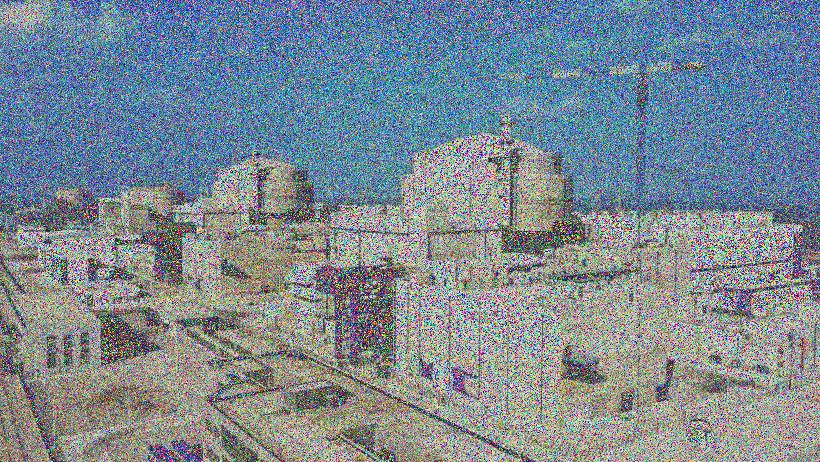
//> input picture noisy_image.jpg, 820 x 462 px
$ ./Qt_window   (built with g++ and OpenCV 4)
//> lines starting //> are read from the running program, lines starting //| are printed output that depends on the picture; after the words box and inside, x2 and y2 are one past the last pixel; in counts of white or black regions, pixels touching at a corner belong together
### Qt_window/MultipleImageWindow.h
/**
 * Mutliple Image Window
 *
 * This class create a window with multiple images showed on it
 * in a grid with optional titles each one
 *
 * @author: David Millan Escriva
 * @email: david.millan@damiles.com
 *
 */

#ifndef MIW_h
#define MIW_h

#include <string>
#include <iostream>
using namespace std;

// OpenCV includes
#include <opencv2/imgproc.hpp>
#include <opencv2/highgui.hpp>
using namespace cv;

class MultipleImageWindow
{
public:
    /**
     * Constructor
     * Create new window with a max of cols*row images
     *
     * @param string window_title
     * @param int cols number of cols
     * @param int rows number of rows
     * @param int flags see highgui window documentation
     */
    MultipleImageWindow(string window_title, int cols, int rows, int flags);

    /**
     * Add new image to stack of window
     * @param Mat image
     * @param string title caption of image to show
     * @return int position of image in stack
     */
    int addImage(string title, Mat image, bool render = false);

    /**
     * Remove a image from position n
     */
    void removeImage(int pos);

    /**
     * Render/redraw/update window
     */
    void render();

private:
    int cols;
    int rows;
    int canvas_width;
    int canvas_height;
    string window_title;
    vector<string> titles;
    vector<Mat> images;
    Mat canvas;
};


#endif

### Qt_window/MultipleImageWindow.cpp
#include "MultipleImageWindow.h"

MultipleImageWindow::MultipleImageWindow(string window_title, int cols, int rows, int flags)
{
    this->window_title = window_title;
    this->cols = cols;
    this->rows = rows;
    namedWindow(window_title, flags);
    // ToDo: detect resolution of desktop and show fullresolution canvas
    this->canvas_width = 1200;
    this->canvas_height = 700;
    this->canvas = Mat(this->canvas_height, this->canvas_width, CV_8UC3);
    imshow(this->window_title, this->canvas);
}

int MultipleImageWindow::addImage(string title, Mat image, bool render)
{
    this->titles.push_back(title);
    this->images.push_back(image);
    if (render)
        this->render();
    return this->images.size() - 1;
}

// [5 lines left out: function removeImage, not called in this run]

void MultipleImageWindow::render()
{
    // Clean our canvas
    this->canvas.setTo(Scalar(20, 20, 20));
    // width and height of cell. add 10 px of padding between images
    int cell_width = (canvas_width / cols);
    int cell_height = (canvas_height / rows);
    int margin = 10;
    int max_images = (this->images.size() > cols * rows) ? cols * rows : this->images.size();
    int i = 0;
    vector<string>::iterator titles_it = this->titles.begin();
    for (vector<Mat>::iterator it = this->images.begin(); it != this->images.end(); ++it)
    {
        string title = *titles_it;
        int cell_x = (cell_width) * ((i) % cols);
        int cell_y = (cell_height)*floor((i) / (float)cols);
        Rect mask(cell_x, cell_y, cell_width, cell_height);
        // Draw a rectangle for each cell mat
        rectangle(canvas, Rect(cell_x, cell_y, cell_width, cell_height), Scalar(200, 200, 200), 1);
        //For each cell draw an image if exists
        Mat cell(this->canvas, mask);
        // resize image to cell size
        Mat resized;
        double cell_aspect = (double)cell_width / (double)cell_height;
        Mat img = *it;
        double img_aspect = (double)img.cols / (double)img.rows;
        double f = (cell_aspect < img_aspect) ? (double)cell_width / (double)img.cols : (double)cell_height / (double)img.rows;
        resize(img, resized, Size(0, 0), f, f);
        if (resized.channels() == 1) {
            cvtColor(resized, resized, COLOR_GRAY2BGR);
        }

        // Assign the image
        Mat sub_cell(this->canvas, Rect(cell_x, cell_y, resized.cols, resized.rows));
        resized.copyTo(sub_cell);
        putText(cell, title.c_str(), Point(20, 20), FONT_HERSHEY_SIMPLEX, 0.5, Scalar(200, 0, 0), 1, LINE_AA);
        i++;
        ++titles_it;
        if (i == max_images)
            break;
    }

    // show image
    imshow(this->window_title, this->canvas);
}

### Qt_window/Qt_window.cpp
// Qt_window.cpp : 此文件包含 "main" 函数。程序执行将在此处开始并结束。
// ConsoleApplication1.cpp : 此文件包含 "main" 函数。程序执行将在此处开始并结束。
/*右键单击项目，选择“属性”。
在属性窗口中，选择“VC++ 目录” -> “包含目录”，然后添加 D:\Software\OpenCV\build\include 路径，以包含 OpenCV 的头文件。
选择“链接器” -> “常规” -> “附加库目录”，然后添加 D:\Software\OpenCV\build\x64\vc17\lib 路径，以包含 OpenCV 的库文件。
选择“链接器” -> “输入” -> “附加依赖项”，然后添加 opencv_core.lib。添加库文件路径：

在“附加库目录”字段中，添加OpenCV库文件的路径。这些库文件通常位于OpenCV安装目录的 lib 文件夹中。
点击字段右侧的下拉箭头，然后选择“编辑”。
在弹出的窗口中，添加OpenCV库文件的路径，然后点击“确定”。*/
/*opencv_world490d.lib
opencv_img_hash490d.lib,不能同时带xxd.lib和xx.lib,需要单独添加根据Debug和Release模式不同配置不同*/

#include<iostream>
#include<string>
#include<sstream>
#include <opencv2/opencv.hpp>
#include <opencv2/xfeatures2d.hpp>
#include<opencv2/highgui.hpp>
#include<opencv2/core.hpp>
#include<opencv2/opencv_modules.hpp>
#include<opencv2/imgproc.hpp>
#include<math.h>
#include <memory>
#include <filesystem>
//#include "resource.h"
#include "MultipleImageWindow.h"
using namespace cv;
using namespace std;
shared_ptr<MultipleImageWindow> miw;
#if _DEBUG
#pragma comment(lib,"opencv_world454d.lib")
#else
#pragma comment(lib,"opencv_world454.lib")
#endif // _DEBUG


// [345 lines of commented-out code are left out]

static Scalar randomColor(RNG& rng)
{
    auto icolor = (unsigned)rng;
    return Scalar(icolor & 255, (icolor >> 8) & 255, (icolor >> 16) & 255);
}

/**
 * Calcualte image pattern from an input image
 * @param img Mat input image to calculate the light pattern
 * @return a Mat pattern image
 */
// [7 lines left out: function calculateLightPattern, not called in this run]

/**
 * Calcualte image pattern from an input image
 * @param img Mat input image to calculate the light pattern
 * @return a Mat pattern image
 */
/*
Mat calculateLightPattern(Mat img)
{
    Mat pattern;
    // Basic and effective way to calculate the light pattern from one image
    blur(img, pattern, Size(img.cols / 3, img.cols / 3));
    return pattern;
}
*/

// [23 lines left out: function ConnectedComponents, not called in this run]
// [38 lines of commented-out code are left out]

// [45 lines left out: function ConnectedComponentsStats, not called in this run]


void FindContoursBasic(Mat img)
{
    vector<vector<Point> > contours;
    findContours(img, contours, RETR_EXTERNAL, CHAIN_APPROX_SIMPLE);
    Mat output = Mat::zeros(img.rows, img.cols, CV_8UC3);
    // Check the number of objects detected
    if (contours.size() == 0) {
        cout << "No objects detected" << endl;
        return;
    }
    else {
        cout << "Number of objects detected: " << contours.size() << endl;
    }
    RNG rng(0xFFFFFFFF);
    for (auto i = 0; i < contours.size(); i++)
        drawContours(output, contours, i, randomColor(rng));
    //imshow("Result", output);
    miw->addImage("Result", output);
}


/**
 * Remove th light and return new image without light
 * @param img Mat image to remove the light pattern
 * @param pattern Mat image with light pattern
 * @return a new image Mat without light
 */
// [21 lines left out: function removeLight, not called in this run]
// [25 lines of commented-out code are left out]

int main(int argc, const char** argv) {

    Mat img= imread("D:\\Users\\xfq\\source\\repos\\Qt_window\\noisy_image.jpg", 0);
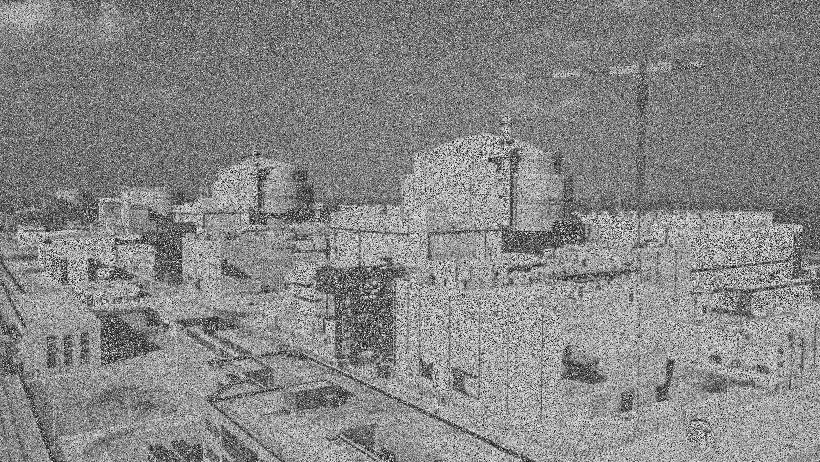
//> img: 462 rows x 820 cols, CV_8UC1; min 0, max 255, mean 134.3

    // Create the Multiple Image Window
    miw = make_shared<MultipleImageWindow>("Main window", 3, 2, WINDOW_AUTOSIZE);

    // Remove noise
    Mat img_noise, img_box_smooth;
    medianBlur(img, img_noise, 3);
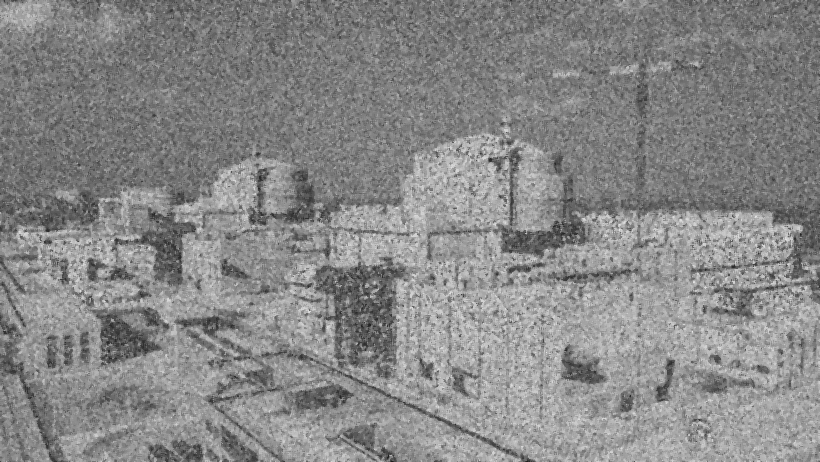
//> img_noise: 462 rows x 820 cols, CV_8UC1; min 28, max 233, mean 135.5
    blur(img, img_box_smooth, Size(3, 3));
    // [10 lines of commented-out code are left out]
    Mat light_pattern;
    if (light_pattern.data == NULL) {
        // Calculate light pattern
        blur(img_noise, light_pattern, Size(img.cols / 3, img.cols / 3));
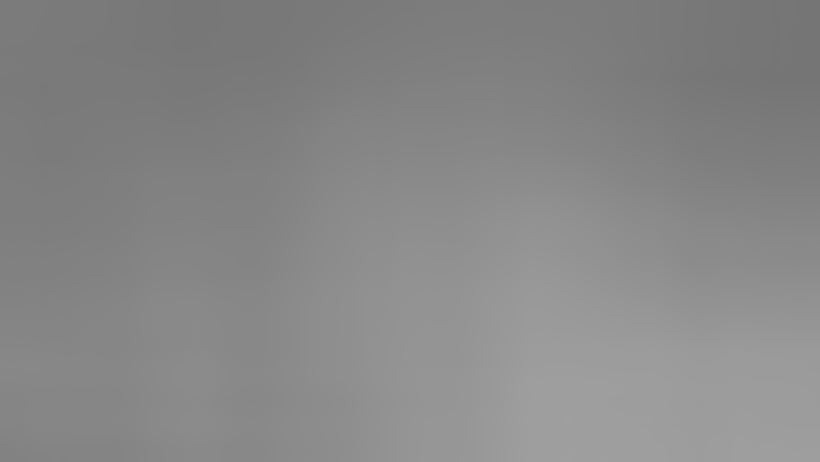
//> light_pattern: 462 rows x 820 cols, CV_8UC1; min 117, max 159, mean 135.5
    }
    medianBlur(light_pattern, light_pattern, 3);
//> light_pattern: 462 rows x 820 cols, CV_8UC1; 0.09% of pixels changed, all inside (x1, y1, x2, y2) = (1, 0, 819, 461)
    int method_light =2;
        //Apply the light pattern
        Mat img_no_light;
        img_noise.copyTo(img_no_light);
        if (method_light != 2) {
            img_no_light = removeLight(img_noise, light_pattern, method_light);
        }


        // Binarize image for segment
        Mat img_thr;
        if (method_light != 2) {
            threshold(img_no_light, img_thr, 30, 255, THRESH_BINARY);

        }
        else {
            threshold(img_no_light, img_thr, 100, 255, THRESH_BINARY_INV);//140, 255,
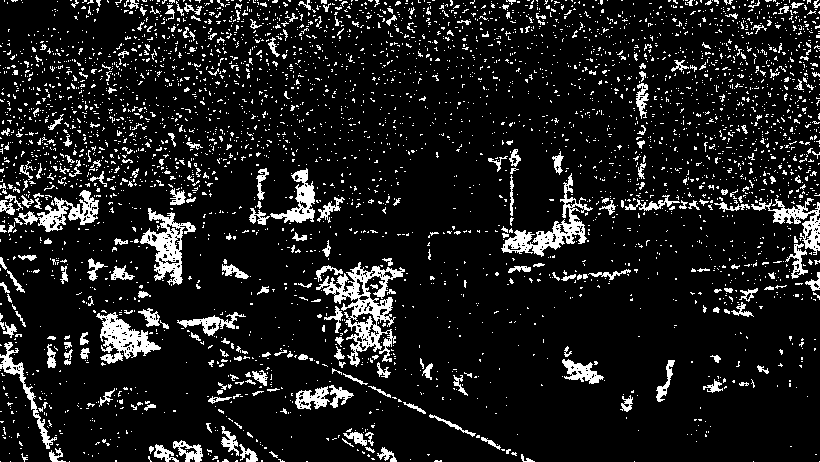
//> img_thr: 462 rows x 820 cols, CV_8UC1; 11% white; 4098 white regions (3829 under 20 px)

        }
        //img_thr.convertTo(img_thr, CV_8U);
        //cout << "Image type: " << img_thr.type() << endl;
        // Show images
        miw->addImage("Input", img);
        miw->addImage("Input without noise", img_noise);
        //miw->addImage("Input without noise with box smooth", img_box_smooth);
        miw->addImage("Light Pattern", light_pattern);
        //imshow("Light pattern", light_pattern);
        //imshow("No Light", img_no_light);
        miw->addImage("No Light", img_no_light);
        miw->addImage("Threshold", img_thr);
        int method_seg = 3;

        switch (method_seg) {
        case 1:
            ConnectedComponents(img_thr);
            break;
        case 2:
            ConnectedComponentsStats(img_thr);


          break;
        case 3:
            FindContoursBasic(img_thr);
//> in FindContoursBasic, `findContours(img, contours, RETR_EXTERNAL, CHAIN_APPROX_SIMPLE);`: contours = 4095 contours, 3975 with area under 20; largest, box (x1, y1, x2, y2) and area: (316, 262, 405, 367) 2894, (140, 208, 196, 285) 1610, (501, 173, 593, 257) 1599, (96, 312, 161, 364) 1398, (18, 190, 99, 232) 1071
//| Number of objects detected: 4095
//> the loop in FindContoursBasic, `for (auto i = 0; i < contours.size(); i++)` made 4095 passes
//> icolor in randomColor on passes 1 to 3: 130063606, 3003295397, 3870020839
//> after the loop in FindContoursBasic, `for (auto i = 0; i < contours.size(); i++)`:
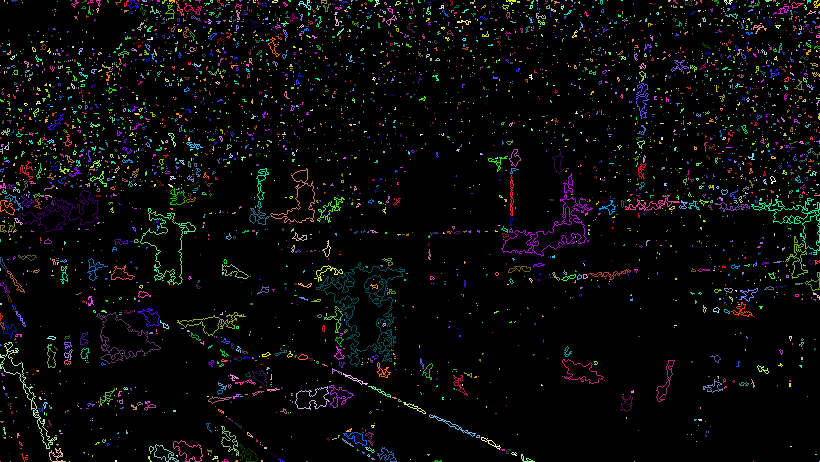
//> output: 462 rows x 820 cols, CV_8UC3; mean B, G, R 9.3, 8.9, 8.8
            break;
        }


        miw->render();
//> in render, `int max_images = (this->images.size() > cols * rows) ? cols * rows : t..`: max_images = 6
//> the loop in render, `for (vector<Mat>::iterator it = this->images.begin(); it != this->imag..` made 6 passes
//> pass 1, in render, `resize(img, resized, Size(0, 0), f, f);`:
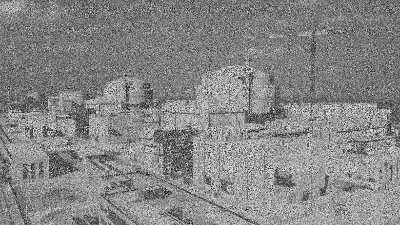
//> resized: 225 rows x 400 cols, CV_8UC1; min 6, max 248, mean 134.4
//> after the loop in render, `for (vector<Mat>::iterator it = this->images.begin(); it != this->imag..`:
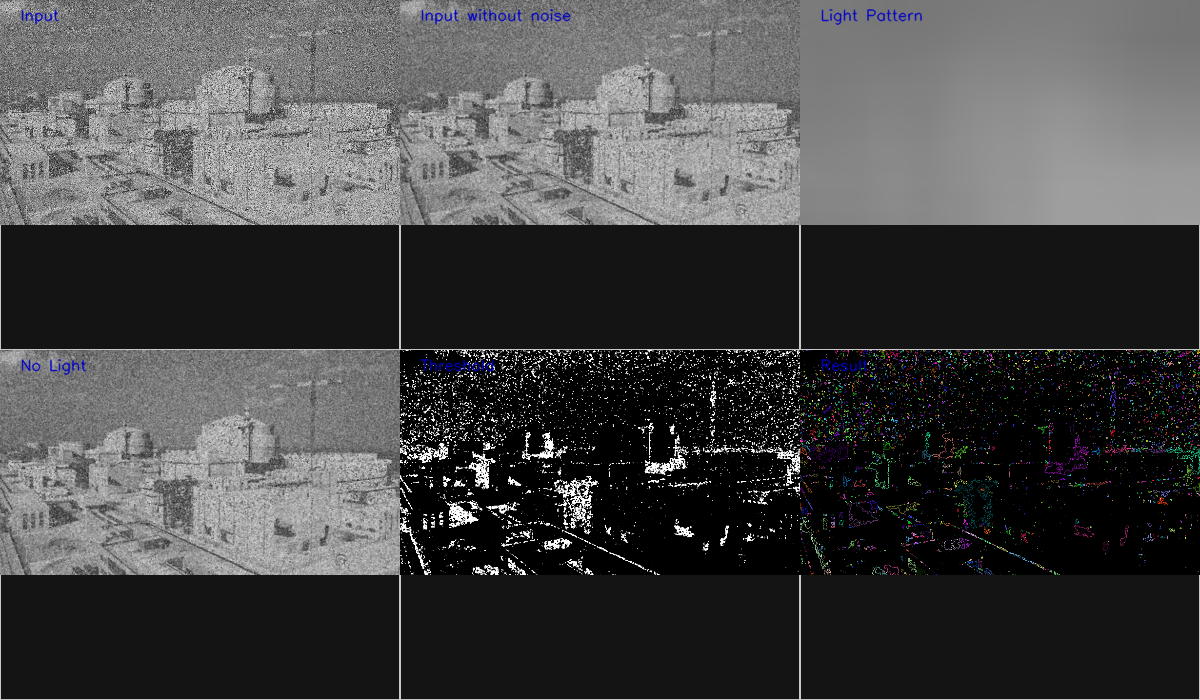
//> canvas: 700 rows x 1200 cols, CV_8UC3; mean B, G, R 70.1, 69.7, 69.7

       waitKey(0);


    return 0;
}
